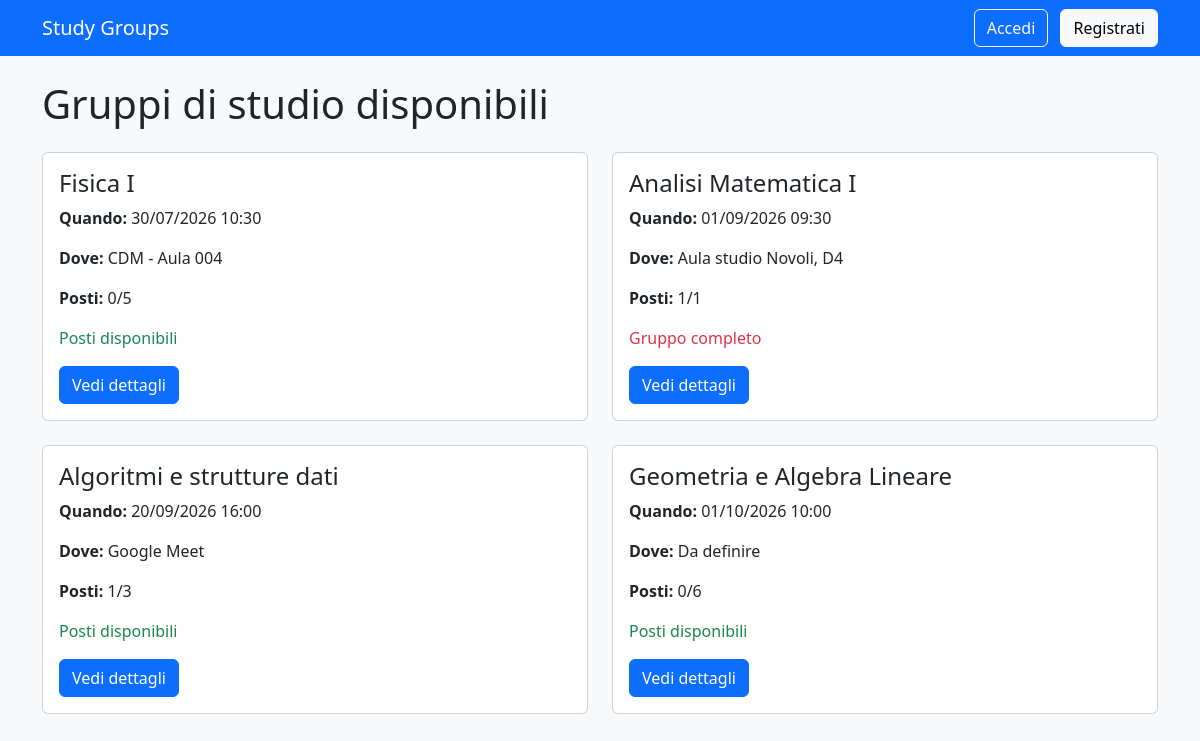
The page / on the database its author committed.
### groups/models.py (models this page shows, shortened)
class StudyGroup(models.Model):
    subject = models.CharField(max_length=100)
    description = models.TextField(
        help_text="Inserisci il programma o gli argomenti che saranno studiati."
    )
    scheduled_at = models.DateTimeField()
    location = models.CharField(
        max_length=150,
        help_text="Ad esempio: Centro didattico Morgagni, Biblioteca, Google Meet."
    )
    max_participants = models.PositiveIntegerField(
        validators=[MinValueValidator(1)]
    )
    organizer = models.ForeignKey(
        settings.AUTH_USER_MODEL,
        on_delete=models.CASCADE,
        related_name="organized_study_groups",
    )
    created_at = models.DateTimeField(auto_now_add=True)
    class Meta:
        ordering = ["scheduled_at"]
    @property
    def participant_count(self):
        return self.registrations.count()
    @property
    def is_full(self):
        return self.participant_count >= self.max_participants

### groups/views.py (the view)
# urls.py: path("", views.study_group_list, name="study_group_list"),
def study_group_list(request):
    study_groups = StudyGroup.objects.all()
    return render(
        request,
        "groups/study_group_list.html",
        {"study_groups": study_groups},
    )

### groups/templates/groups/study_group_list.html (shortened to what this page needs)
<!DOCTYPE html>
<html lang="en">
<head>
</head>
<body>
{% extends "base.html" %}
{% block content %}
<h1 class="mb-4">Gruppi di studio disponibili</h1>
{% if study_groups %}
    <div class="row">
        {% for study_group in study_groups %}
            <div class="col-md-6 mb-4">
                <div class="card h-100">
                    <div class="card-body">
                        <h2 class="h4">{{ study_group.subject }}</h2>
                        <p>
                            <strong>Quando:</strong>
                            {{ study_group.scheduled_at|date:"d/m/Y H:i" }}
                        </p>
                        <p>
                            <strong>Dove:</strong>
                            {{ study_group.location }}
                        </p>
                        <p>
                            <strong>Posti:</strong>
                            {{ study_group.participant_count }}/{{ study_group.max_participants }}
                        </p>
                        {% if study_group.is_full %}
                            <p class="text-danger">
                                Gruppo completo
                            </p>
                        {% else %}
                            <p class="text-success">
                                Posti disponibili
                            </p>
                        {% endif %}
                        <a
                            class="btn btn-primary"
                            href="{% url 'study_group_detail' study_group.id %}"
                        >
                            Vedi dettagli
                        </a>
                    </div>
                </div>
            </div>
        {% endfor %}
    </div>
{% else %}
    <p>Non ci sono ancora gruppi di studio disponibili.</p>
{% endif %}
{% endblock %}

### groups/templates/base.html (shortened to what this page needs)
<!DOCTYPE html>
<html lang="it">
<head>
    <link
        href="https://cdn.jsdelivr.net/npm/bootstrap@5.3.3/dist/css/bootstrap.min.css"
        rel="stylesheet"
    >
</head>
<body class="bg-light">
    <nav class="navbar navbar-dark bg-primary">
    <div class="container">
        <a class="navbar-brand" href="{% url 'study_group_list' %}">
            Study Groups
        </a>
        <div>
            {% if user.is_authenticated %}
                <span class="text-white me-2">
                    Ciao, {{ user.username }}
                </span>
                <a class="btn btn-outline-light me-2" href="{% url 'my_registrations' %}">
                    Le mie iscrizioni
                </a>
            {% if user.role == "ORGANIZER" %}
                <a class="btn btn-outline-light me-2" href="{% url 'organizer_dashboard' %}">
                    I miei gruppi
                </a>
            {% endif %}
                <form class="d-inline" method="post" action="{% url 'logout' %}">
                    {% csrf_token %}
                    <button class="btn btn-outline-light" type="submit">
                        Logout
                    </button>
                </form>
            {% else %}
                <a class="btn btn-outline-light me-2" href="{% url 'login' %}">
                    Accedi
                </a>
                <a class="btn btn-light" href="{% url 'register' %}">
                    Registrati
                </a>
            {% endif %}
        </div>
    </div>
</nav>
    <main class="container py-4">
        {% block content %}
        {% endblock %}
    </main>
</body>
</html>

### rows shown on the page
StudyGroup: subject "Fisica I", scheduled_at "30/07/2026 10:30", location "CDM - Aula 004", participant_count "0", max_participants "5", shows "Posti disponibili"
StudyGroup: subject "Analisi Matematica I", scheduled_at "01/09/2026 09:30", location "Aula studio Novoli, D4", participant_count "1", max_participants "1", shows "Gruppo completo"
StudyGroup: subject "Algoritmi e strutture dati", scheduled_at "20/09/2026 16:00", location "Google Meet", participant_count "1", max_participants "3", shows "Posti disponibili"
StudyGroup: subject "Geometria e Algebra Lineare", scheduled_at "01/10/2026 10:00", location "Da definire", participant_count "0", max_participants "6", shows "Posti disponibili"
